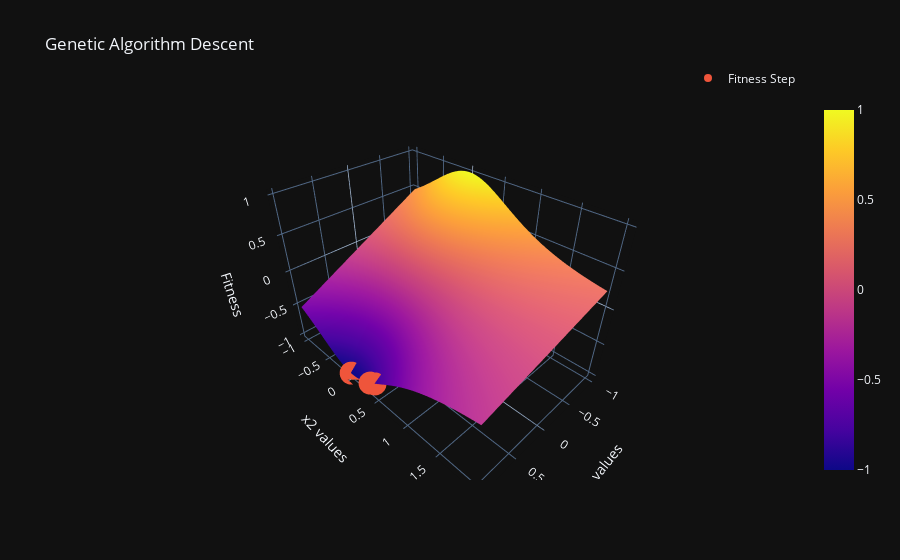

The notebook cell saved with this chart:
### Code cell
import plotly.graph_objects as go
from plotly.subplots import make_subplots

fig = make_subplots()

fig.add_trace(go.Surface(
    x = x,
    y = y,
    z = zs,
))

fig.add_trace(go.Scatter3d(
    x=x1,
    y=x2, 
    z=f_history, 
    name="Fitness Step",
    mode='markers'

))

fig.update_layout(
    title='Genetic Algorithm Descent', 
    autosize=False, template='plotly_dark',
    showlegend=True,
    legend=dict(
        orientation="h",
        yanchor="bottom",
        y=1.02,
        xanchor="right",
        x=1), 
    scene = dict(
        xaxis_title='x1 values',
        yaxis_title='x2 values',
        zaxis_title='Fitness'),



)
fig.show()
